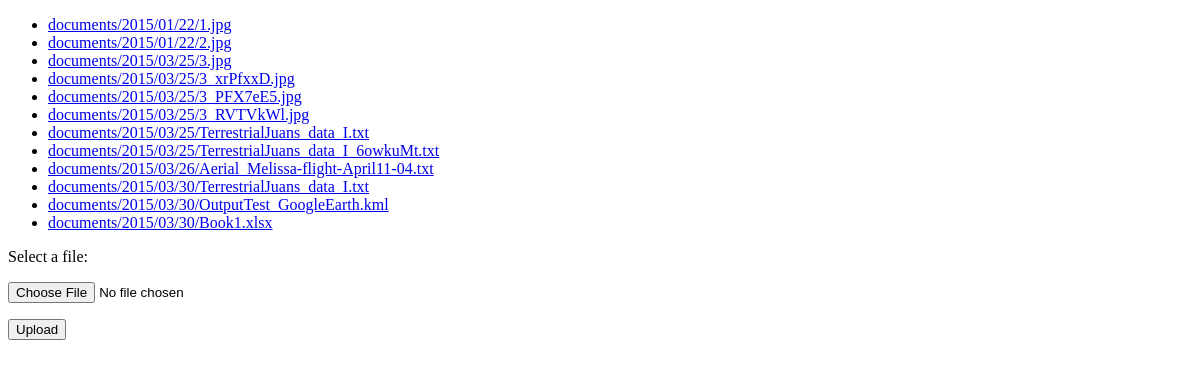
Before: / with the older database file.
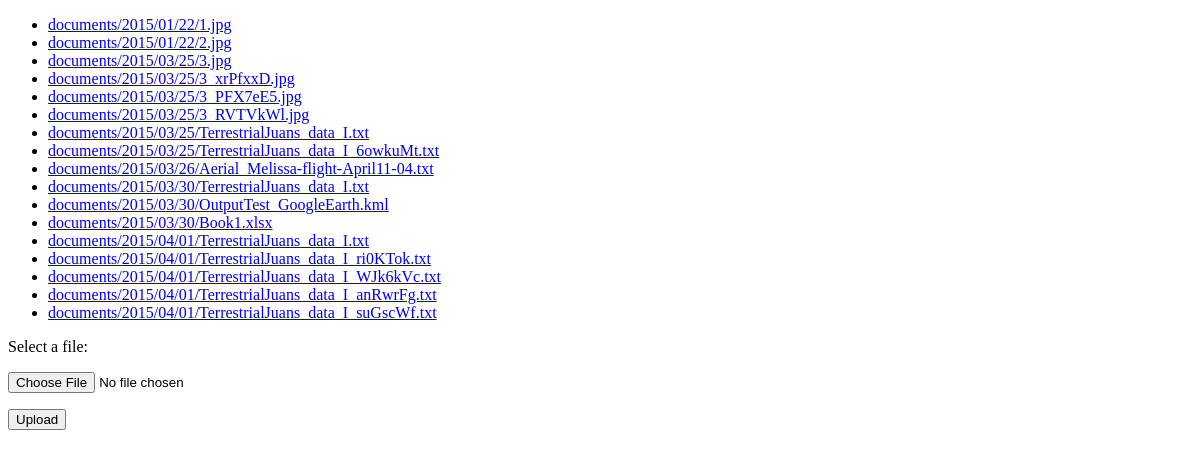
After: the same page with the newer database file.
### fly/models.py (models this page shows)
class Document(models.Model):
    docfile = models.FileField(upload_to='documents/%Y/%m/%d')

### fly/views.py (the view)
# urls.py: url(r'^$', 'fly.views.upload', name='upload'),
def upload(request):
    velocity = 0
    acceleration = 0
    force = 0
    coordinates = 0
    trajectory = 0
    wrongfiletag = ""
    if request.method == 'POST':
        form = DocumentForm(request.POST, request.FILES)
        if form.is_valid():
            newdoc = Document(docfile=request.FILES['docfile'])
            newdoc.save()
            filetype = newdoc.docfile.name.split(".")[-1]
            print filetype
            if filetype == "txt":
                fileVar = 1
            elif filetype == "xlsx":
                fileVar = 3
            else:
                wrongfiletag = "Sorry you can only upload Excel files or Text files"
                form = DocumentForm()
                documents = Document.objects.all()
                print("hub")
                return render(
                        request,
                        'upload.html',
                        {'documents': documents, 'form': form, 'wrongfile': wrongfiletag},
                        )
            if request.POST.get('velocity', 0) == 'on':
                velocity = 1
            if request.POST.get('acceleration', 0) == 'on':
                acceleration = 1
            if request.POST.get('force', 0) == 'on':
                force = 1
            if request.POST.get('coordinates', 0) == 'on':
                coordinates = 1
            if request.POST.get('trajectory', 0) == 'on':
                trajectory = 5
            if request.POST.get('units', 0) == '1':
                units = 1
            else:
                units = 0
            mass = float(request.POST['mass'])
            input_path = newdoc.docfile.path
            output_path = ""
            runCode(input_path, output_path, mass, trajectory, velocity, coordinates, acceleration, units, force, fileVar)
            kml_data = open(os.path.join(BASE_DIR, '_GoogleEarth_0_.kml'), "rb")
            response = HttpResponse(kml_data, content_type='application/vnd.google-earth.kml+xml')
            response['Content-Disposition'] = 'attachment; filename=processed.kml' # make custom download name
            return response
    else:
        form = DocumentForm()  # A empty, unbound form
    documents = Document.objects.all()
    return render(
        request,
        'upload.html',
        {'documents': documents, 'form': form},
    )

### fly/forms.py
class DocumentForm(forms.Form):
    docfile = forms.FileField(
        label='Select a file'
    )
    mass = forms.CharField(max_length=256)
    velocity = forms.BooleanField(required=False)
    acceleration = forms.BooleanField(required=False)
    force = forms.BooleanField(required=False)
    coordinates = forms.BooleanField(required=False)
    units = forms.ChoiceField(choices=UNITS, widget=forms.RadioSelect())
    trajectory = forms.BooleanField(required=False)

### fly/templates/upload.html (shortened to what this page needs)
<!DOCTYPE html>
<html>
	<head>
	</head>
	<body>
		{% if documents %}
			<ul>
			{% for document in documents %}
				<li><a href="{{ document.docfile.url }}">{{ document.docfile.name }}</a></li>
			{% endfor %}
			</ul>
		{% else %}
			<p>No documents.</p>
		{% endif %}
		<form action="{% url "upload" %}" method="post" enctype="multipart/form-data">
			<p>{{ form.docfile.label_tag }} {{ form.docfile.help_text }}</p>
			<p>
				{{ form.docfile }}
			</p>
			<p><input type="submit" value="Upload" /></p>
		</form>
	</body>

Changed rows visible on the page:
added Document: docfile.name "documents/2015/04/01/TerrestrialJuans_data_I.txt"
added Document: docfile.name "documents/2015/04/01/TerrestrialJuans_data_I_ri0KTok.txt"
added Document: docfile.name "documents/2015/04/01/TerrestrialJuans_data_I_WJk6kVc.txt"
added Document: docfile.name "documents/2015/04/01/TerrestrialJuans_data_I_anRwrFg.txt"
added Document: docfile.name "documents/2015/04/01/TerrestrialJuans_data_I_suGscWf.txt"
